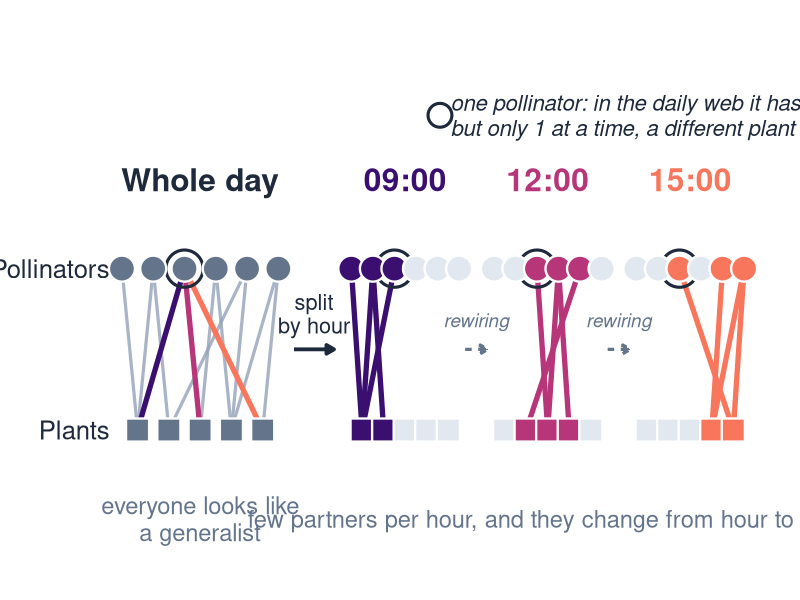

Source code (R):
# Slide illustration: whole-day network vs hourly slices (Global generalists, local specialists)
# Conceptual only: node identities and links are illustrative, not data.
# The daily network is the union of the three hourly networks, so the audience sees
# that a "generalist" in the daily web is a series of short specialised bouts.
# Run from the Seminar_Goteborg folder:  Rscript scripts/fig_diu_concept.R
suppressMessages({library(ggplot2); library(dplyr); library(tibble)})
out <- "images"

navy <- "#3B0F70"; rose <- "#B63679"; coral <- "#F8765C"; green <- "#40695B"
slate <- "#64748B"; ink <- "#1E293B"; faint <- "#E2E8F0"; grey_link <- "#94A3B8"
hour_cols <- c(`09:00` = navy, `12:00` = rose, `15:00` = coral)

n_pol <- 6; n_pl <- 5
links <- tribble(
  ~pol, ~pl, ~hour,
  1, 1, "09:00", 2, 1, "09:00", 2, 2, "09:00", 3, 1, "09:00",
  3, 3, "12:00", 4, 3, "12:00", 4, 4, "12:00", 5, 2, "12:00",
  3, 5, "15:00", 5, 4, "15:00", 6, 5, "15:00", 6, 4, "15:00")
focal <- 3   # pollinator that is active all day but switches plants

# panel geometry: x offset and width
panels <- tribble(
  ~panel,   ~x0,  ~w,
  "day",     0,   9,
  "09:00",  13.2, 6.2,
  "12:00",  21.4, 6.2,
  "15:00",  29.6, 6.2)
y_pol <- 1; y_pl <- 0

node_xy <- function(x0, w) {
  bind_rows(
    tibble(type = "pol", id = 1:n_pol, x = x0 + seq(0, w, length.out = n_pol), y = y_pol),
    tibble(type = "pl",  id = 1:n_pl,  x = x0 + seq(w * 0.1, w * 0.9, length.out = n_pl), y = y_pl))
}
nodes <- panels |> rowwise() |> do(cbind(panel = .$panel, node_xy(.$x0, .$w))) |> ungroup()

edge_xy <- function(l, pan) {
  np <- filter(nodes, panel == pan)
  l |> mutate(panel = pan,
              x = np$x[np$type == "pol"][pol], y = y_pol,
              xend = np$x[np$type == "pl"][pl], yend = y_pl)
}
e_day <- edge_xy(links, "day")
e_hr <- bind_rows(lapply(names(hour_cols), function(h) edge_xy(filter(links, hour == h), h)))

# activity of nodes per hour
act <- bind_rows(
  links |> transmute(hour, type = "pol", id = pol),
  links |> transmute(hour, type = "pl", id = pl)) |> distinct() |> mutate(active = TRUE)
nodes <- nodes |>
  left_join(act, by = c("panel" = "hour", "type", "id")) |>
  mutate(active = ifelse(panel == "day", TRUE, !is.na(active)),
         fill = case_when(panel == "day" ~ slate,
                          active ~ hour_cols[panel],
                          TRUE ~ faint),
         shape = ifelse(type == "pol", 21, 22),
         is_focal = type == "pol" & id == focal & active)

ctr <- function(p) with(filter(panels, panel == p), x0 + w / 2)

g <- ggplot() +
  # links (focal pollinator's daily links keep their hour colour)
  geom_segment(data = filter(e_day, pol != focal), aes(x, y, xend = xend, yend = yend),
               colour = grey_link, linewidth = 1.1, alpha = 0.8) +
  geom_segment(data = filter(e_day, pol == focal), aes(x, y, xend = xend, yend = yend, colour = hour),
               linewidth = 1.8) +
  geom_segment(data = e_hr, aes(x, y, xend = xend, yend = yend, colour = hour), linewidth = 1.8) +
  # focal pollinator ring
  geom_point(data = filter(nodes, is_focal), aes(x, y), shape = 21, size = 11.5, stroke = 1.6,
             colour = ink, fill = NA) +
  # nodes
  geom_point(data = nodes, aes(x, y, fill = I(fill), shape = I(shape)), size = 8, colour = "white", stroke = 1.2) +
  scale_colour_manual(values = hour_cols, guide = "none") +
  # row labels
  annotate("text", x = -0.7, y = y_pol, label = "Pollinators", hjust = 1, size = 6.5, colour = ink) +
  annotate("text", x = -0.7, y = y_pl, label = "Plants", hjust = 1, size = 6.5, colour = ink) +
  # panel titles
  annotate("text", x = ctr("day"), y = 1.55, label = "Whole day", size = 8, fontface = "bold", colour = ink) +
  annotate("text", x = sapply(names(hour_cols), ctr), y = 1.55, label = names(hour_cols),
           size = 8, fontface = "bold", colour = hour_cols) +
  # captions
  annotate("text", x = ctr("day"), y = -0.55, size = 6, colour = slate, lineheight = 0.95,
           label = "everyone looks like\na generalist") +
  annotate("text", x = ctr("12:00"), y = -0.55, size = 6, colour = slate, lineheight = 0.95,
           label = "few partners per hour, and they change from hour to hour") +
  # arrow: split by hour
  annotate("segment", x = 9.9, xend = 12.2, y = 0.5, yend = 0.5, colour = ink, linewidth = 1.3,
           arrow = arrow(length = unit(0.22, "cm"), type = "closed")) +
  annotate("text", x = 11.05, y = 0.72, label = "split\nby hour", size = 5.5, colour = ink, lineheight = 0.9) +
  # rewiring arrows between hours
  annotate("segment", x = c(19.75, 27.95), xend = c(21.05, 29.25), y = 0.5, yend = 0.5, colour = slate,
           linewidth = 1.1, linetype = "22", arrow = arrow(length = unit(0.22, "cm"), type = "closed")) +
  annotate("text", x = c(20.4, 28.6), y = 0.68, label = "rewiring", size = 4.8, colour = slate,
           fontface = "italic") +
  # focal pollinator note (drawn ring + text)
  annotate("point", x = 18.3, y = 1.95, shape = 21, size = 7, stroke = 1.6, colour = ink, fill = NA) +
  annotate("text", x = 18.9, y = 1.95, hjust = 0, size = 5.6, colour = ink, fontface = "italic",
           label = "one pollinator: in the daily web it has 3 partners,\nbut only 1 at a time, a different plant each hour",
           lineheight = 0.95) +
  coord_cartesian(xlim = c(-4.2, 36.2), ylim = c(-0.85, 2.35), clip = "off") +
  theme_void() +
  theme(plot.background = element_rect(fill = "white", colour = NA),
        plot.margin = margin(18, 10, 5, 10))

ggsave(file.path(out, "diu_conceptual.png"), g, width = 13, height = 4.9, dpi = 200)
file.copy(file.path(out, "diu_conceptual.png"), file.path("docs/images", "diu_conceptual.png"), overwrite = TRUE)
